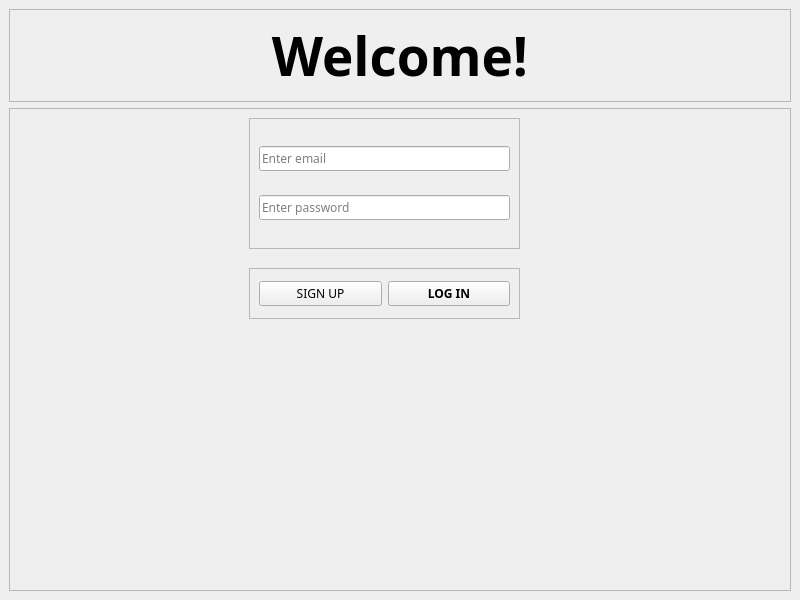
<?xml version="1.0" encoding="UTF-8"?>
<ui version="4.0">
 <class>MainWindow</class>
 <widget class="QMainWindow" name="MainWindow">
  <property name="geometry">
   <rect>
    <x>0</x>
    <y>0</y>
    <width>800</width>
    <height>600</height>
   </rect>
  </property>
  <property name="windowTitle">
   <string>MainWindow</string>
  </property>
  <widget class="QWidget" name="centralwidget">
   <layout class="QVBoxLayout" name="verticalLayout">
    <item>
     <widget class="QFrame" name="welcome_text_frame">
      <property name="frameShape">
       <enum>QFrame::StyledPanel</enum>
      </property>
      <property name="frameShadow">
       <enum>QFrame::Raised</enum>
      </property>
      <layout class="QVBoxLayout" name="verticalLayout_2">
       <item>
        <widget class="QLabel" name="welcome_text">
         <property name="sizePolicy">
          <sizepolicy hsizetype="Preferred" vsizetype="Preferred">
           <horstretch>0</horstretch>
           <verstretch>0</verstretch>
          </sizepolicy>
         </property>
         <property name="font">
          <font>
           <family>Montserrat ExtraBold</family>
           <pointsize>40</pointsize>
           <weight>75</weight>
           <bold>true</bold>
          </font>
         </property>
         <property name="layoutDirection">
          <enum>Qt::LeftToRight</enum>
         </property>
         <property name="text">
          <string>Welcome!</string>
         </property>
         <property name="alignment">
          <set>Qt::AlignCenter</set>
         </property>
        </widget>
       </item>
      </layout>
     </widget>
    </item>
    <item>
     <widget class="QFrame" name="loginFrame">
      <property name="sizePolicy">
       <sizepolicy hsizetype="Preferred" vsizetype="Expanding">
        <horstretch>0</horstretch>
        <verstretch>0</verstretch>
       </sizepolicy>
      </property>
      <property name="frameShape">
       <enum>QFrame::StyledPanel</enum>
      </property>
      <property name="frameShadow">
       <enum>QFrame::Raised</enum>
      </property>
      <widget class="QFrame" name="emailPswrdFrame">
       <property name="geometry">
        <rect>
         <x>240</x>
         <y>10</y>
         <width>271</width>
         <height>131</height>
        </rect>
       </property>
       <property name="frameShape">
        <enum>QFrame::StyledPanel</enum>
       </property>
       <property name="frameShadow">
        <enum>QFrame::Raised</enum>
       </property>
       <layout class="QVBoxLayout" name="verticalLayout_5">
        <item>
         <widget class="QLineEdit" name="emailTxtEdit">
          <property name="font">
           <font>
            <family>Montserrat</family>
           </font>
          </property>
          <property name="placeholderText">
           <string>Enter email</string>
          </property>
         </widget>
        </item>
        <item>
         <widget class="QLineEdit" name="pswrdTxtEdit">
          <property name="font">
           <font>
            <family>Montserrat</family>
           </font>
          </property>
          <property name="inputMask">
           <string/>
          </property>
          <property name="text">
           <string/>
          </property>
          <property name="echoMode">
           <enum>QLineEdit::Password</enum>
          </property>
          <property name="placeholderText">
           <string>Enter password</string>
          </property>
         </widget>
        </item>
       </layout>
      </widget>
      <widget class="QFrame" name="btnsFrame">
       <property name="geometry">
        <rect>
         <x>240</x>
         <y>160</y>
         <width>271</width>
         <height>51</height>
        </rect>
       </property>
       <property name="frameShape">
        <enum>QFrame::StyledPanel</enum>
       </property>
       <property name="frameShadow">
        <enum>QFrame::Raised</enum>
       </property>
       <layout class="QHBoxLayout" name="horizontalLayout_2">
        <item>
         <widget class="QPushButton" name="btnToSignUp">
          <property name="font">
           <font>
            <family>Montserrat Medium</family>
            <weight>50</weight>
            <bold>false</bold>
            <kerning>false</kerning>
           </font>
          </property>
          <property name="text">
           <string>SIGN UP</string>
          </property>
         </widget>
        </item>
        <item>
         <widget class="QPushButton" name="btnLogin">
          <property name="font">
           <font>
            <family>Montserrat Black</family>
            <weight>75</weight>
            <bold>true</bold>
           </font>
          </property>
          <property name="text">
           <string>LOG IN</string>
          </property>
         </widget>
        </item>
       </layout>
      </widget>
     </widget>
    </item>
   </layout>
  </widget>
 </widget>
 <resources/>
 <connections/>
</ui>
